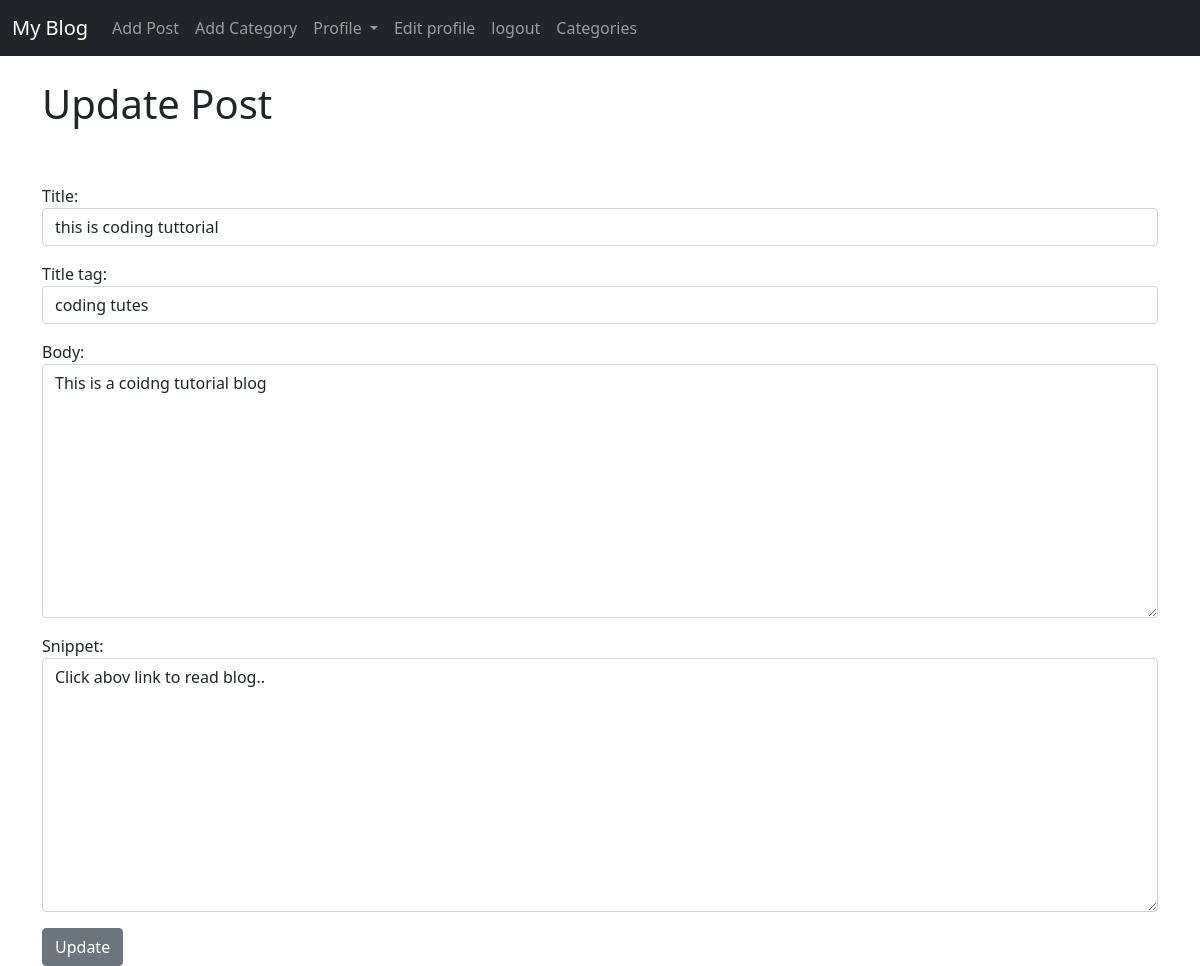
/article/edit/9 (signed in), run on the app's committed database.
### theblog/models.py (models this page shows, shortened)
class Post(models.Model):
    title = models.CharField(max_length=255)
    header_image = models.ImageField(null=True, blank=True, upload_to="images/")
    title_tag = models.CharField(max_length=255)
    author = models.ForeignKey(User, on_delete=models.CASCADE)
    body = RichTextField(blank=True, null=True)
    post_date = models.DateField(auto_now_add=True)
    category = models.CharField(max_length=255, default='coding')
    snippet = models.CharField(max_length=255)
    likes = models.ManyToManyField(User, related_name='blog_posts')

### theblog/views.py (the view)
# urls.py: path('article/edit/<int:pk>', UpdatePostView.as_view(), name='update_post'),
class UpdatePostView(UpdateView):
    model = Post
    form_class = EditForm
    template_name = 'update_post.html'

### theblog/forms.py
class EditForm(forms.ModelForm):
    class Meta:
        model = Post
        fields = ('title','title_tag','body', 'snippet')
        widgets = {
            'title': forms.TextInput(attrs={'class':'form-control'}),
            'title_tag': forms.TextInput(attrs={'class':'form-control'}),
            'body': forms.Textarea(attrs={'class':'form-control'}),
            'snippet': forms.Textarea(attrs={'class':'form-control'}),
        }

### theblog/templates/update_post.html (shortened to what this page needs)
{% extends 'base.html' %}
{% block content %}
{% if user.is_authenticated %}
    {% if user.id == post.author.id %}
        <h1>Update Post</h1><br><br>
        <div class="form-group">
            <form method="POST">
                {{ form.as_p }}
                <button class="btn btn-secondary">Update</button>
            </form>
        </div>
        {% else %}
             You are not allowed here.
        {% endif %}
{% else %}
    You are not allowed here.
{% endif %}
{% endblock %}

### data on the page
Post: title "this is coding tuttorial", title_tag "coding tutes", body "This is a coidng tutorial blog", snippet "Click abov link to read blog.."
